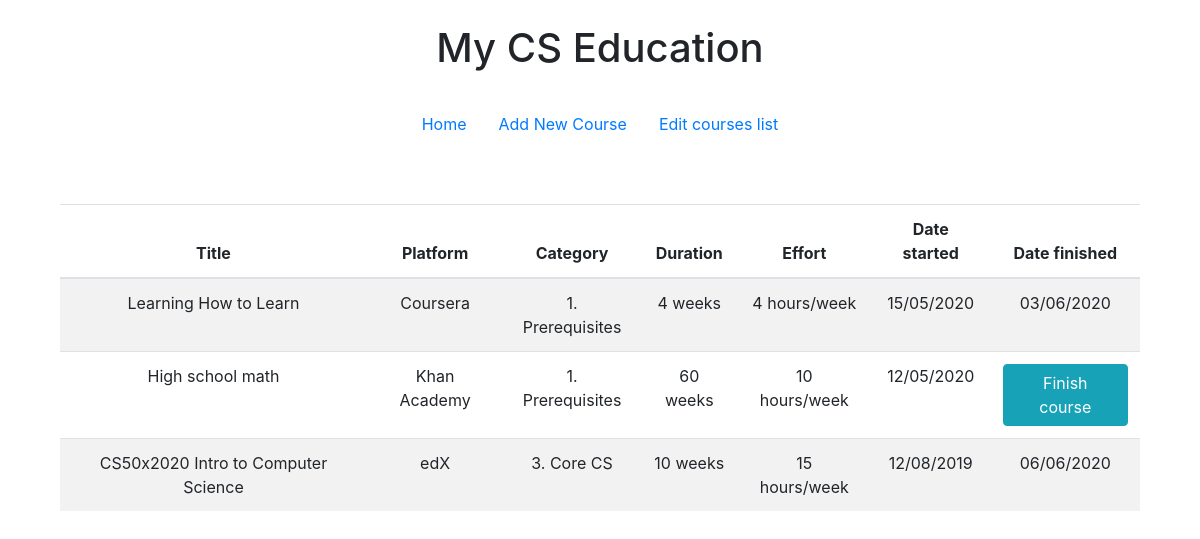
The page / on the database its author committed.
### tables this page shows
CREATE TABLE 'courses' (
  'id' INTEGER PRIMARY KEY AUTOINCREMENT NOT NULL,
  'title' VARCHAR(255),
  'platform' VARCHAR(255),
  'category' VARCHAR(255),
  'duration' INTEGER,
  'effort' INTEGER,
  'started' DATE DEFAULT (strftime ('%d/%m/%Y/%S', 'now', 'localtime')),
  'ended' – DATE DEFAULT (strftime ('%d/%m/%Y/%S', 'now', 'localtime'))
);

### application.py (the view)
@app.route("/", methods=["GET", "POST"])
def index():
    rows = db.execute("SELECT * FROM courses ORDER BY category ASC, started DESC;")
    for row in rows:
        id = row["id"]
    if request.method == "GET":
        return render_template("index.html", rows=rows)
    else:
        db.execute("UPDATE courses SET ended = strftime('%d/%m/%Y','now','localtime') WHERE id=:id;", id=request.form.get("new", "row['id'].value"))
        return redirect("/")

### templates/index.html
{% extends "layout.html" %}
{% block pagetitle %}
    <h1>My CS Education</h1>
{% endblock %}
{% block body %}
    <table class="table table-striped">
        <thead>
            <th>Title</th><th>Platform</th><th>Category</th><th>Duration</th><th>Effort</th><th>Date started</th><th>Date finished</th>
        </thead>
        <tbody>
        {% for row in rows %}
            <tr>
                <td>{{ row.title }}</td><td>{{ row.platform }}</td><td>{{ row.category }}</td>
                <td>{{ row.duration }} weeks</td><td>{{ row.effort }} hours/week</td><td>{{ row.started[:10] }}</td>
                {% if row.started == row.ended %}
                    <td><form action="/" method="post"><button name="new" class="btn btn-info" type="submit" value="{{ row.id }}">Finish course</button></form></td>
                {% else %}
                    <td>{{ row.ended }}</td>
                {% endif %}
            </tr>
        {% endfor %}
        </tbody>
    </table>
{% endblock %}

### templates/layout.html (shortened to what this page needs)
<!doctype html>
<html lang="en">
  <head>
    <link rel="stylesheet" href="https://stackpath.bootstrapcdn.com/bootstrap/4.5.0/css/bootstrap.min.css">
    <link rel="stylesheet" type="text/css" href="static/styles.css">
  </head>
  <body>
  {% block pagetitle %}
  {% endblock %}
    <ul class="nav justify-content-center">
      <li class="nav-item">
        <a class="nav-link" href="/">Home</a>
      </li>
      <li class="nav-item">
        <a class="nav-link" href="/new">Add New Course</a>
      </li>
      <li class="nav-item">
        <a class="nav-link" href="/edit">Edit courses list</a>
      </li>
    </ul>
  <div id="body">
    {% block body %}
    {% endblock %}
  </div>
  </body>
</html>

### static/styles.css (style rules this page uses)
h1 { text-align: center; padding: 2vw; }
#body { padding: 5vw; }
td, th { text-align: center; }

### rows shown on the page
courses: title "Learning How to Learn", platform "Coursera", category "1. Prerequisites", duration "4", effort "4", started "15/05/2020", ended "03/06/2020"
courses: title "High school math", platform "Khan Academy", category "1. Prerequisites", duration "60", effort "10", started "12/05/2020", {{ row.id }} 8 (drawn)
courses: title "CS50x2020 Intro to Computer Science", platform "edX", category "3. Core CS", duration "10", effort "15", started "12/08/2019", ended "06/06/2020"
